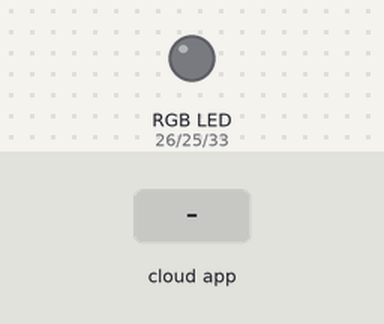
Simulated run of this sketch. Board: ESP32. Parts: an RGB LED mixed from three pins (HIGH = lit). Inputs (shaded band) come from the test bench. WiFi joins after 1.5 s; servers stay silent unless stated; no MQTT or app messages arrive unless stated; what the sketch prints to the serial monitor is not drawn.

Above: at 2.7 s.
2.8 s: the phone or cloud app sets interruptor to ON
At 3.2 s:
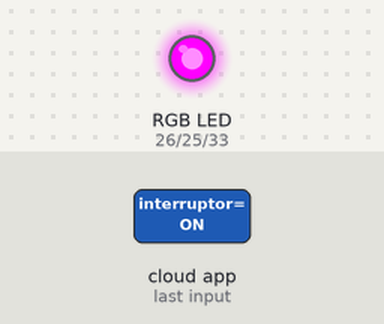
4.3 s: the phone or cloud app sets interruptor to OFF
At 5.1 s:
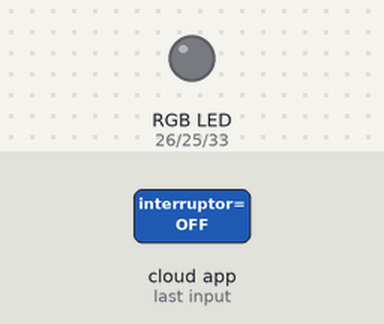
Timing chart, 0 to 7.3 s (numbered marks = the images above; inputs shaded):
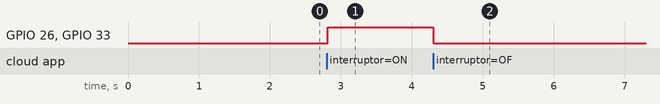

The sketch:

ledRGB_boton.ino
```cpp
#include <WiFi.h>
#include <Adafruit_MQTT.h>
#include <Adafruit_MQTT_Client.h>

// =====================================================
// CONFIGURACION DE WIFI
// =====================================================

#define WLAN_SSID       "Guillermo Rivas"
#define WLAN_PASS       "enmanuel5forever"

// =====================================================
// CONFIGURACION DE ADAFRUIT IO
// =====================================================

#define AIO_SERVER      "io.adafruit.com"
#define AIO_SERVERPORT  1883

#define AIO_USERNAME    "gisgis"
#define AIO_KEY         "aio_NsXo19vHl1bv2tHIEPxrVfv7mWwV"

// =====================================================
// CONFIGURACION DEL LED RGB
// =====================================================

#define LED_ROJO   26
#define LED_VERDE  25
#define LED_AZUL   33

// =====================================================
// CONEXION WIFI Y MQTT
// =====================================================

WiFiClient client;

Adafruit_MQTT_Client mqtt(
  &client,
  AIO_SERVER,
  AIO_SERVERPORT,
  AIO_USERNAME,
  AIO_KEY
);

// =====================================================
// CONFIGURACION DEL FEED
// =====================================================

Adafruit_MQTT_Subscribe sub_feed =
  Adafruit_MQTT_Subscribe(
    &mqtt,
    AIO_USERNAME "/feeds/interruptor"
  );

// =====================================================
// CALLBACK DEL INTERRUPTOR
// =====================================================

void interruptorCallback(char *data, uint16_t len) {

  Serial.print("--> Mensaje recibido desde Adafruit: ");
  Serial.println(data);

  // Si recibimos ON, encender el LED RGB
  if (strcmp(data, "ON") == 0) {

    digitalWrite(LED_ROJO, HIGH);
    digitalWrite(LED_VERDE, LOW);
    digitalWrite(LED_AZUL, HIGH);

    Serial.println("LED RGB ENCENDIDO");

  }

  // Si recibimos OFF, apagar todos los colores
  else if (strcmp(data, "OFF") == 0) {

    digitalWrite(LED_ROJO, LOW);
    digitalWrite(LED_VERDE, LOW);
    digitalWrite(LED_AZUL, LOW);

    Serial.println("LED RGB APAGADO");
  }
}

// =====================================================
// CONFIGURACION INICIAL
// =====================================================

void setup() {

  Serial.begin(115200);

  delay(10);

  // Configurar los pines del LED RGB
  pinMode(LED_ROJO, OUTPUT);
  pinMode(LED_VERDE, OUTPUT);
  pinMode(LED_AZUL, OUTPUT);

  // Comenzar con el LED apagado
  digitalWrite(LED_ROJO, LOW);
  digitalWrite(LED_VERDE, LOW);
  digitalWrite(LED_AZUL, LOW);

  // ===================================================
  // CONECTAR AL WIFI
  // ===================================================

  Serial.println();
  Serial.println("Conectando a Wi-Fi...");

  WiFi.begin(WLAN_SSID, WLAN_PASS);

  while (WiFi.status() != WL_CONNECTED) {

    delay(500);

    Serial.print(".");
  }

  Serial.println();
  Serial.println("Wi-Fi conectado.");

  Serial.print("Direccion IP: ");
  Serial.println(WiFi.localIP());

  // ===================================================
  // CONFIGURAR SUSCRIPCION
  // ===================================================

  sub_feed.setCallback(interruptorCallback);

  mqtt.subscribe(&sub_feed);

  Serial.println("Suscripcion al feed 'interruptor' configurada.");
}

// =====================================================
// LOOP PRINCIPAL
// =====================================================

void loop() {

  // Asegurar conexion MQTT
  MQTT_connect();

  // Escuchar los mensajes que llegan de Adafruit IO
  mqtt.processPackets(1000);

  // Comprobar si sigue activa la conexion
  if (!mqtt.ping()) {

    mqtt.disconnect();
  }
}

// =====================================================
// FUNCION PARA CONECTAR A MQTT
// =====================================================

void MQTT_connect() {

  int8_t ret;

  // Si ya estamos conectados, no hacemos nada
  if (mqtt.connected()) {

    return;
  }

  Serial.print("Conectando a MQTT... ");

  // Intentar conectar hasta conseguirlo
  while ((ret = mqtt.connect()) != 0) {

    Serial.println(mqtt.connectErrorString(ret));

    Serial.println("Reintentando conexion en 5 segundos...");

    mqtt.disconnect();

    delay(5000);
  }

  Serial.println("MQTT Conectado!");

}
```

Measured:
- after the input at 2.8 s, GPIO 26 (LED_ROJO), GPIO 33 (LED_AZUL): LOW → HIGH at once
- after the input at 4.3 s, GPIO 26 (LED_ROJO), GPIO 33 (LED_AZUL): HIGH → LOW at once
